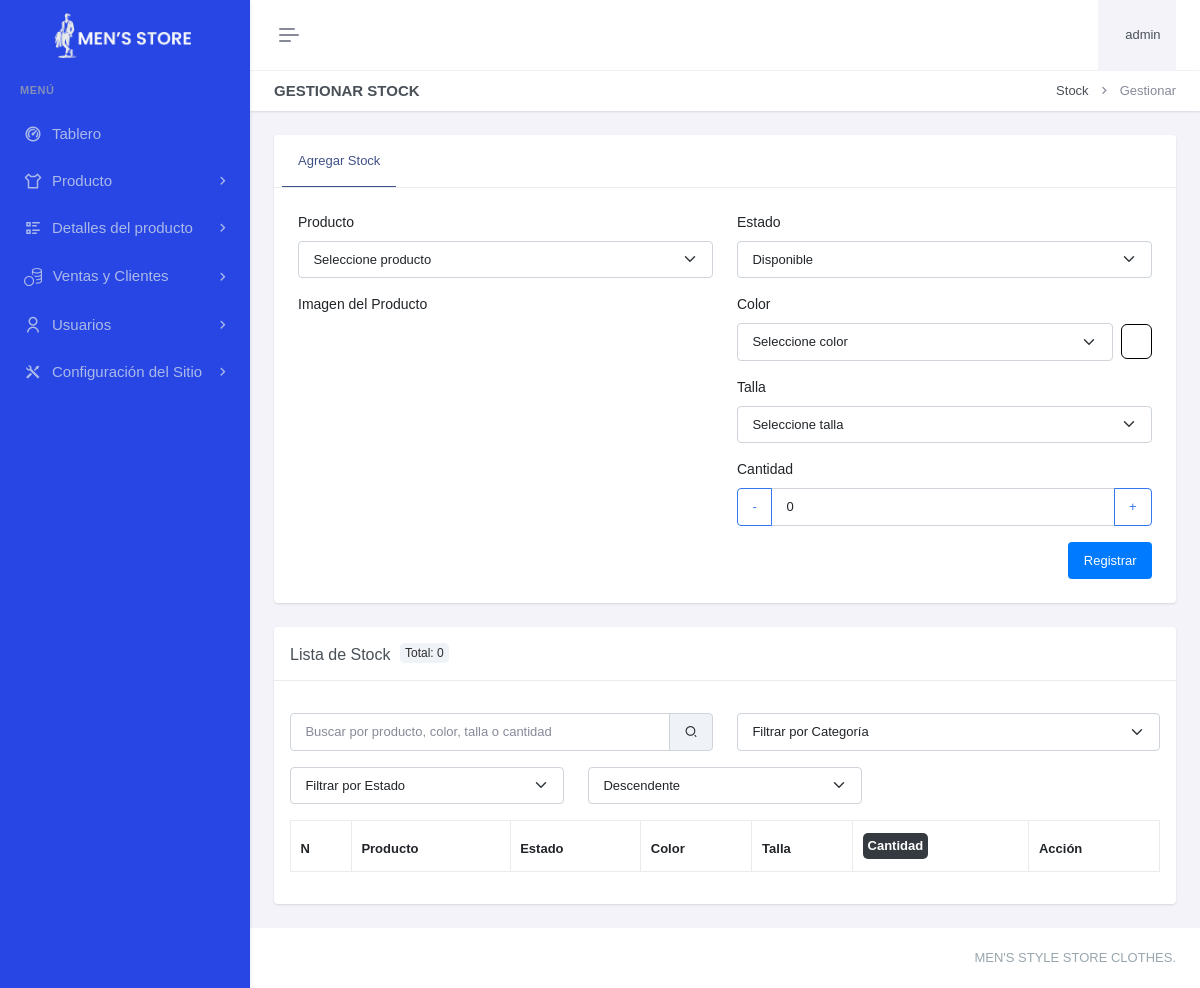
Before: /paneladministrador/productos/stock/gestionar-stock.php (signed in) with the older database file.
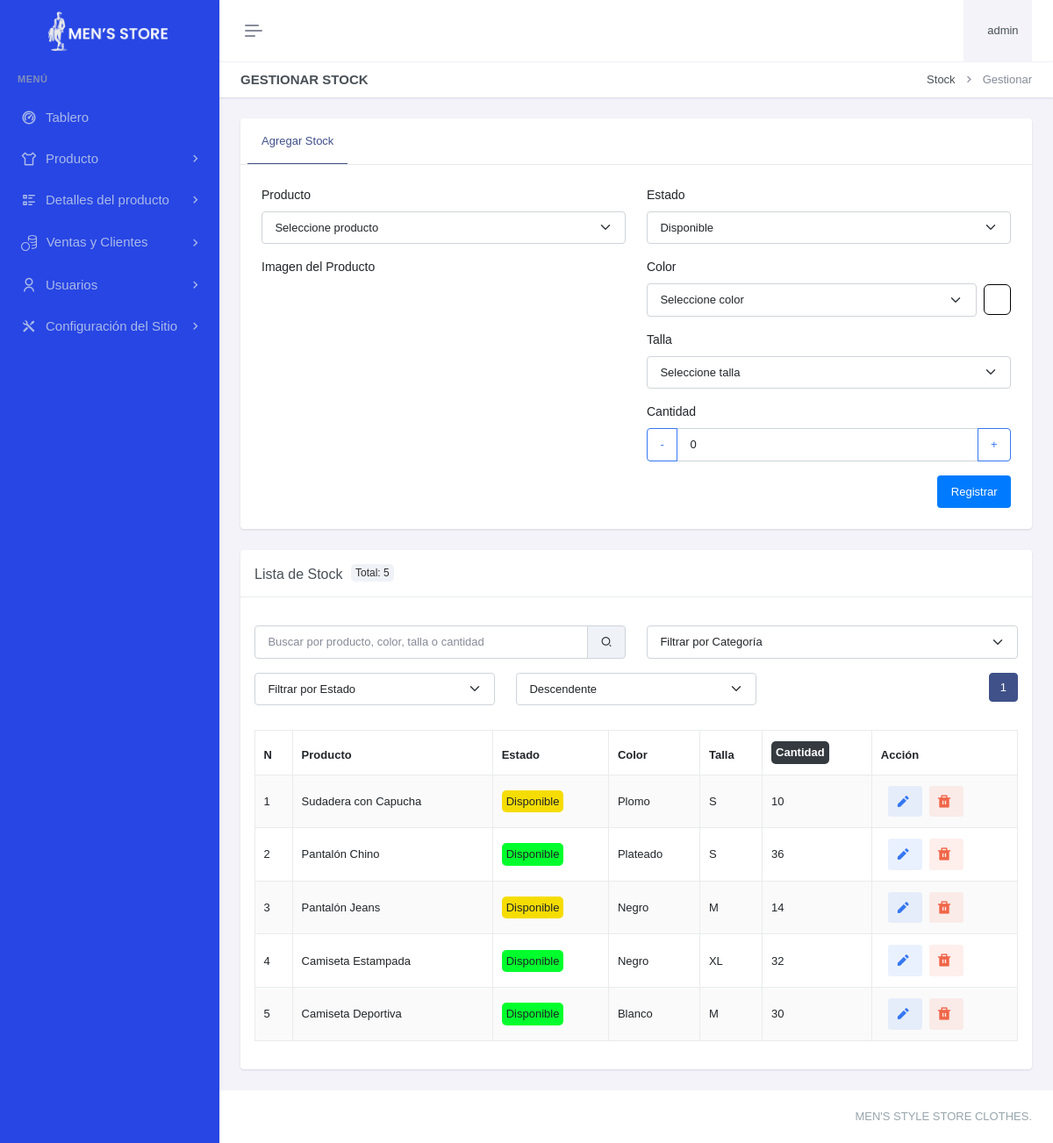
After: the same page with the newer database file.
### tables this page shows
CREATE TABLE `stock` (
  `stoId` int(11) NOT NULL,
  `proId` int(11) DEFAULT NULL,
  `estId` int(11) DEFAULT NULL,
  `colId` int(11) DEFAULT NULL,
  `talId` int(11) DEFAULT NULL,
  `stoCantidad` int(11) DEFAULT NULL,
  `stoFechaRegis` datetime DEFAULT current_timestamp() ON UPDATE current_timestamp()
);

CREATE TABLE `producto` (
  `proId` int(11) NOT NULL,
  `catId` int(11) DEFAULT NULL,
  `marId` int(11) DEFAULT NULL,
  `proNombre` varchar(50) NOT NULL,
  `proDescripcion` varchar(150) DEFAULT NULL,
  `proImg` varchar(255) DEFAULT NULL,
  `proImg2` varchar(255) DEFAULT NULL,
  `proPrecio` decimal(8,2) DEFAULT NULL,
  `proFechaRegistro` datetime DEFAULT current_timestamp() ON UPDATE current_timestamp()
);

CREATE TABLE `estado` (
  `estId` int(11) NOT NULL,
  `estDisponible` tinyint(1) DEFAULT NULL,
  `estFechaRegis` datetime DEFAULT current_timestamp()
);

CREATE TABLE `color` (
  `colId` int(11) NOT NULL,
  `colNombre` varchar(50) NOT NULL,
  `colCodigoHex` varchar(30) DEFAULT NULL,
  `colFechaRegis` datetime DEFAULT current_timestamp()
);

CREATE TABLE `talla` (
  `talId` int(11) NOT NULL,
  `talNombre` varchar(30) DEFAULT NULL,
  `talFechaRegis` datetime DEFAULT current_timestamp()
);

### paneladministrador/productos/stock/gestionar-stock.php (the view, shortened to what the changed rows need)
<?php
include "../../header.php";
include "../../sidebar.php";
$registros_por_pagina = 10;
$pagina_actual = isset($_GET['pagina']) ? (int)$_GET['pagina'] : 1;
$offset = ($pagina_actual - 1) * $registros_por_pagina;
$search = isset($_GET['search']) ? $_GET['search'] : '';
$filterCategory = isset($_GET['filterCategory']) ? $_GET['filterCategory'] : '';
$filterState = isset($_GET['filterState']) ? $_GET['filterState'] : '';
$order_dir = isset($_GET['order_dir']) ? $_GET['order_dir'] : 'DESC';
$search_param = "%$search%";
$query_total = "SELECT COUNT(*) as total FROM stock s
                INNER JOIN producto p ON s.proId=p.proId
                INNER JOIN talla t ON s.talId=t.talId
                INNER JOIN color c ON s.colId=c.colId
                INNER JOIN estado e ON s.estId=e.estId
                WHERE (p.proNombre LIKE ? OR c.colNombre LIKE ? OR t.talNombre LIKE ? OR s.stoCantidad LIKE ?)";
$params = [$search_param, $search_param, $search_param, $search_param];
$stmt_total = $con->prepare($query_total);
$stmt_total->bind_param(str_repeat('s', count($params)), ...$params);
$stmt_total->execute();
$result_total = $stmt_total->get_result();
$total_registros = $result_total->fetch_assoc()['total'];
$total_paginas = ceil($total_registros / $registros_por_pagina);
?>
<div class="main-content">
    <div class="page-content">
        <div class="container-fluid">
            <div class="row">
                <div class="col-xxl-9">
                    <div class="card mt-4" id="example">
                        <div class="card-header">
                          <h5 class="card-title mb-0">Lista de Stock <div class="badge-total">Total: <?php echo $total_registros; ?></div></h5>
                        </div>
                        <div class="card-body">
                            <div class="row mb-3">
                                <div class="col-md-4 mt-3 d-flex justify-content-end">
                                <nav aria-label="Page navigation example">
                                    <ul class="pagination justify-content-center">
                                        <?php for ($i = 1; $i <= $total_paginas; $i++): ?>
                                            <li class="page-item <?php echo ($i == $pagina_actual) ? 'active' : ''; ?>">
                                                <a class="page-link" href="?pagina=<?php echo $i; ?>&search=<?php echo htmlspecialchars($search); ?>&filterCategory=<?php echo htmlspecialchars($filterCategory); ?>&filterState=<?php echo htmlspecialchars($filterState); ?>&order_dir=<?php echo htmlspecialchars($order_dir); ?>#example"><?php echo $i; ?></a>
                                            </li>
                                        <?php endfor; ?>
                                    </ul>
                                </nav>
                            </div>
                            </div>
                            <table class="table table-bordered dt-responsive nowrap table-striped align-middle" style="width:100%">
                                <thead>
                                    <tr>
                                    <th>N</th>
                                        <th>Producto</th>
                                        <th>Estado</th>
                                        <th>Color</th>
                                        <th>Talla</th>
                                        <th> <div class="badge-dark"> Cantidad</div></th>
                                        <th>Acción</th>
                                    </tr>
                                </thead>
                                <tbody>
                                    <?php
                                    $query = "SELECT s.stoId, p.proNombre, e.estDisponible, c.colNombre, t.talNombre, s.stoCantidad, p.catId
                                              FROM stock AS s
                                              INNER JOIN producto AS p ON s.proId = p.proId
                                              INNER JOIN estado AS e ON s.estId = e.estId
                                              INNER JOIN color AS c ON s.colId = c.colId
                                              INNER JOIN talla AS t ON s.talId = t.talId
                                              WHERE (p.proNombre LIKE ? OR c.colNombre LIKE ? OR t.talNombre LIKE ? OR s.stoCantidad LIKE ?)";
                                    $params = [$search_param, $search_param, $search_param, $search_param];
                                    $query .= " ORDER BY s.stoId $order_dir LIMIT $registros_por_pagina OFFSET $offset";
                                    $stmt = $con->prepare($query);
                                    $stmt->bind_param(str_repeat('s', count($params)), ...$params);
                                    $stmt->execute();
                                    $result = $stmt->get_result();
                                    $numero_registro = $offset + 1;
                                    while ($row = mysqli_fetch_assoc($result)) {
                                        $estado = $row['estDisponible'] ? 'Disponible' : 'No Disponible';
                                        $estadoClass = $row['estDisponible'] ? 'badge-success' : 'badge-danger';
                                        if ($row['stoCantidad'] == 0 ||$row['estDisponible'] == 0) {
                                            $estado = 'No Disponible';
                                            $estadoClass = 'badge-danger';
                                        } elseif ($row['stoCantidad'] < 15) {
                                            $estadoClass = 'badge-warning';
                                        }
                                        echo "<tr id='stock-{$row['stoId']}' data-category='{$row['catId']}'>
                                             <td>{$numero_registro}</td>
                                                <td>{$row['proNombre']}</td>
                                                <td><span class='{$estadoClass}'>{$estado}</span></td>
                                                <td>{$row['colNombre']}</td>
                                                <td>{$row['talNombre']}</td>
                                                <td>{$row['stoCantidad']}</td>
                                                <td>
                                                   <a href='editarstock.php?id={$row['stoId']}' class='btn btn-soft-secondary btn-sm ms-2 me-1' aria-label='Editar' title='Editar'><i class='ri-pencil-fill align-bottom me-1' style='font-size: 1.5em;'></i></a>
                                                    <a href='javascript:void(0);' class='btn btn-soft-danger btn-sm' onclick='confirmDeleteStock({$row['stoId']})' aria-label='Eliminar' title='Eliminar'><i class='ri-delete-bin-fill align-bottom me-1' style='font-size: 1.5em;'></i></a>
                                                </td>
                                            </tr>";
                                            $numero_registro++;
                                    }
                                    ?>
                                </tbody>
                            </table>
                        </div>
                    </div>
                </div>
            </div>
        </div>
    </div>
</div>
<?php include "../../footer.php";?>

Changed rows visible on the page:
added stock: proId.proNombre "Sudadera con Capucha", estId.estDisponible "Disponible", colId.colNombre "Plomo", talId.talNombre "S", stoCantidad "10"
added stock: proId.proNombre "Pantalón Chino", estId.estDisponible "Disponible", colId.colNombre "Plateado", talId.talNombre "S", stoCantidad "36"
added stock: proId.proNombre "Pantalón Jeans", estId.estDisponible "Disponible", colId.colNombre "Negro", talId.talNombre "M", stoCantidad "14"
added stock: proId.proNombre "Camiseta Estampada", estId.estDisponible "Disponible", colId.colNombre "Negro", talId.talNombre "XL", stoCantidad "32"
added stock: proId.proNombre "Camiseta Deportiva", estId.estDisponible "Disponible", colId.colNombre "Blanco", talId.talNombre "M", stoCantidad "30"
Other visible differences:
$total_registros: "0" → "5"
new list line: "1"
